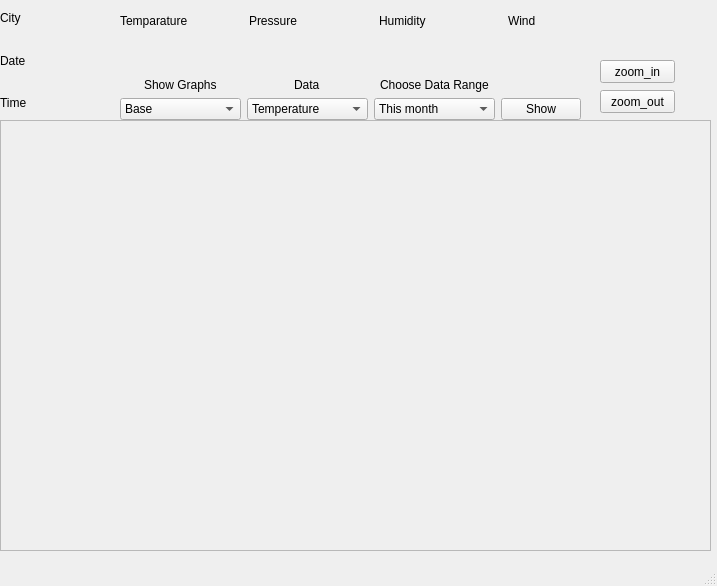
<?xml version="1.0" encoding="UTF-8"?>
<ui version="4.0">
 <class>MainWindow</class>
 <widget class="QMainWindow" name="MainWindow">
  <property name="enabled">
   <bool>true</bool>
  </property>
  <property name="geometry">
   <rect>
    <x>0</x>
    <y>0</y>
    <width>717</width>
    <height>586</height>
   </rect>
  </property>
  <property name="windowTitle">
   <string>MainWindow</string>
  </property>
  <widget class="QWidget" name="centralwidget">
   <widget class="QWidget" name="verticalLayoutWidget">
    <property name="geometry">
     <rect>
      <x>0</x>
      <y>0</y>
      <width>121</width>
      <height>121</height>
     </rect>
    </property>
    <layout class="QVBoxLayout" name="verticalLayout">
     <item>
      <widget class="QLabel" name="city_label">
       <property name="text">
        <string>City</string>
       </property>
      </widget>
     </item>
     <item>
      <widget class="QLabel" name="date_label">
       <property name="text">
        <string>Date</string>
       </property>
      </widget>
     </item>
     <item>
      <widget class="QLabel" name="time_label">
       <property name="text">
        <string>Time</string>
       </property>
      </widget>
     </item>
    </layout>
   </widget>
   <widget class="QWidget" name="horizontalLayoutWidget">
    <property name="geometry">
     <rect>
      <x>120</x>
      <y>0</y>
      <width>511</width>
      <height>41</height>
     </rect>
    </property>
    <layout class="QHBoxLayout" name="horizontalLayout">
     <item>
      <widget class="QLabel" name="temperature_label">
       <property name="text">
        <string>Temparature</string>
       </property>
      </widget>
     </item>
     <item>
      <widget class="QLabel" name="pressure_label">
       <property name="text">
        <string>Pressure</string>
       </property>
      </widget>
     </item>
     <item>
      <widget class="QLabel" name="humidity_label">
       <property name="text">
        <string>Humidity</string>
       </property>
      </widget>
     </item>
     <item>
      <widget class="QLabel" name="wind_label">
       <property name="text">
        <string>Wind</string>
       </property>
      </widget>
     </item>
    </layout>
   </widget>
   <widget class="QWidget" name="gridLayoutWidget">
    <property name="geometry">
     <rect>
      <x>120</x>
      <y>40</y>
      <width>461</width>
      <height>80</height>
     </rect>
    </property>
    <layout class="QGridLayout" name="gridLayout">
     <item row="1" column="0">
      <widget class="QComboBox" name="graph_combobox">
       <item>
        <property name="text">
         <string>Base</string>
        </property>
       </item>
       <item>
        <property name="text">
         <string>Average</string>
        </property>
       </item>
      </widget>
     </item>
     <item row="0" column="0" alignment="Qt::AlignHCenter|Qt::AlignBottom">
      <widget class="QLabel" name="graph_label">
       <property name="text">
        <string>Show Graphs</string>
       </property>
      </widget>
     </item>
     <item row="1" column="1">
      <widget class="QComboBox" name="data_combobox">
       <property name="enabled">
        <bool>true</bool>
       </property>
       <item>
        <property name="text">
         <string>Temperature</string>
        </property>
       </item>
       <item>
        <property name="text">
         <string>Pressure</string>
        </property>
       </item>
       <item>
        <property name="text">
         <string>Precipitation</string>
        </property>
       </item>
       <item>
        <property name="text">
         <string>Wind speed</string>
        </property>
       </item>
      </widget>
     </item>
     <item row="0" column="1" alignment="Qt::AlignHCenter|Qt::AlignBottom">
      <widget class="QLabel" name="data_label">
       <property name="text">
        <string>Data</string>
       </property>
      </widget>
     </item>
     <item row="1" column="3">
      <widget class="QPushButton" name="show_button">
       <property name="enabled">
        <bool>true</bool>
       </property>
       <property name="maximumSize">
        <size>
         <width>80</width>
         <height>16777215</height>
        </size>
       </property>
       <property name="text">
        <string>Show</string>
       </property>
      </widget>
     </item>
     <item row="1" column="2">
      <widget class="QComboBox" name="period_combobox">
       <item>
        <property name="text">
         <string>This month</string>
        </property>
       </item>
      </widget>
     </item>
     <item row="0" column="2" alignment="Qt::AlignHCenter|Qt::AlignBottom">
      <widget class="QLabel" name="data_range_label">
       <property name="text">
        <string>Choose Data Range</string>
       </property>
      </widget>
     </item>
    </layout>
   </widget>
   <widget class="QScrollArea" name="scroll_area">
    <property name="geometry">
     <rect>
      <x>0</x>
      <y>120</y>
      <width>711</width>
      <height>431</height>
     </rect>
    </property>
    <property name="verticalScrollBarPolicy">
     <enum>Qt::ScrollBarAsNeeded</enum>
    </property>
    <property name="horizontalScrollBarPolicy">
     <enum>Qt::ScrollBarAsNeeded</enum>
    </property>
    <property name="widgetResizable">
     <bool>true</bool>
    </property>
    <widget class="QWidget" name="scrollAreaWidgetContents">
     <property name="geometry">
      <rect>
       <x>0</x>
       <y>0</y>
       <width>709</width>
       <height>429</height>
      </rect>
     </property>
    </widget>
   </widget>
   <widget class="QPushButton" name="zoom_in_b">
    <property name="geometry">
     <rect>
      <x>600</x>
      <y>60</y>
      <width>75</width>
      <height>23</height>
     </rect>
    </property>
    <property name="text">
     <string>zoom_in</string>
    </property>
   </widget>
   <widget class="QPushButton" name="zoom_out_b">
    <property name="geometry">
     <rect>
      <x>600</x>
      <y>90</y>
      <width>75</width>
      <height>23</height>
     </rect>
    </property>
    <property name="text">
     <string>zoom_out</string>
    </property>
   </widget>
  </widget>
  <widget class="QMenuBar" name="menubar">
   <property name="geometry">
    <rect>
     <x>0</x>
     <y>0</y>
     <width>717</width>
     <height>21</height>
    </rect>
   </property>
  </widget>
  <widget class="QStatusBar" name="statusbar"/>
 </widget>
 <resources/>
 <connections/>
</ui>
